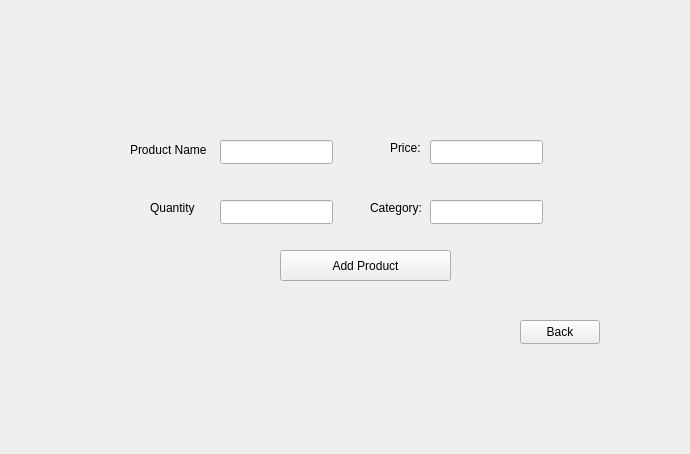
<?xml version="1.0" encoding="UTF-8"?>
<ui version="4.0">
 <class>Seller</class>
 <widget class="QWidget" name="Seller">
  <property name="geometry">
   <rect>
    <x>0</x>
    <y>0</y>
    <width>690</width>
    <height>454</height>
   </rect>
  </property>
  <property name="windowTitle">
   <string>Form</string>
  </property>
  <widget class="QPushButton" name="addProductButton">
   <property name="geometry">
    <rect>
     <x>280</x>
     <y>250</y>
     <width>171</width>
     <height>31</height>
    </rect>
   </property>
   <property name="text">
    <string>Add Product</string>
   </property>
  </widget>
  <widget class="QPushButton" name="sellerBackButton">
   <property name="geometry">
    <rect>
     <x>520</x>
     <y>320</y>
     <width>80</width>
     <height>24</height>
    </rect>
   </property>
   <property name="text">
    <string>Back</string>
   </property>
  </widget>
  <widget class="QLineEdit" name="quantityText">
   <property name="geometry">
    <rect>
     <x>220</x>
     <y>200</y>
     <width>113</width>
     <height>24</height>
    </rect>
   </property>
  </widget>
  <widget class="QLabel" name="label">
   <property name="geometry">
    <rect>
     <x>130</x>
     <y>140</y>
     <width>81</width>
     <height>20</height>
    </rect>
   </property>
   <property name="text">
    <string>Product Name</string>
   </property>
  </widget>
  <widget class="QLabel" name="label_2">
   <property name="geometry">
    <rect>
     <x>150</x>
     <y>200</y>
     <width>49</width>
     <height>16</height>
    </rect>
   </property>
   <property name="text">
    <string>Quantity</string>
   </property>
  </widget>
  <widget class="QLineEdit" name="productNameText">
   <property name="geometry">
    <rect>
     <x>220</x>
     <y>140</y>
     <width>113</width>
     <height>24</height>
    </rect>
   </property>
  </widget>
  <widget class="QLabel" name="label_3">
   <property name="geometry">
    <rect>
     <x>370</x>
     <y>200</y>
     <width>51</width>
     <height>16</height>
    </rect>
   </property>
   <property name="text">
    <string>Category:</string>
   </property>
  </widget>
  <widget class="QLineEdit" name="categoryText">
   <property name="geometry">
    <rect>
     <x>430</x>
     <y>200</y>
     <width>113</width>
     <height>24</height>
    </rect>
   </property>
  </widget>
  <widget class="QLineEdit" name="priceText">
   <property name="geometry">
    <rect>
     <x>430</x>
     <y>140</y>
     <width>113</width>
     <height>24</height>
    </rect>
   </property>
  </widget>
  <widget class="QLabel" name="label_4">
   <property name="geometry">
    <rect>
     <x>390</x>
     <y>140</y>
     <width>31</width>
     <height>16</height>
    </rect>
   </property>
   <property name="text">
    <string>Price:</string>
   </property>
  </widget>
 </widget>
 <resources/>
 <connections/>
</ui>
